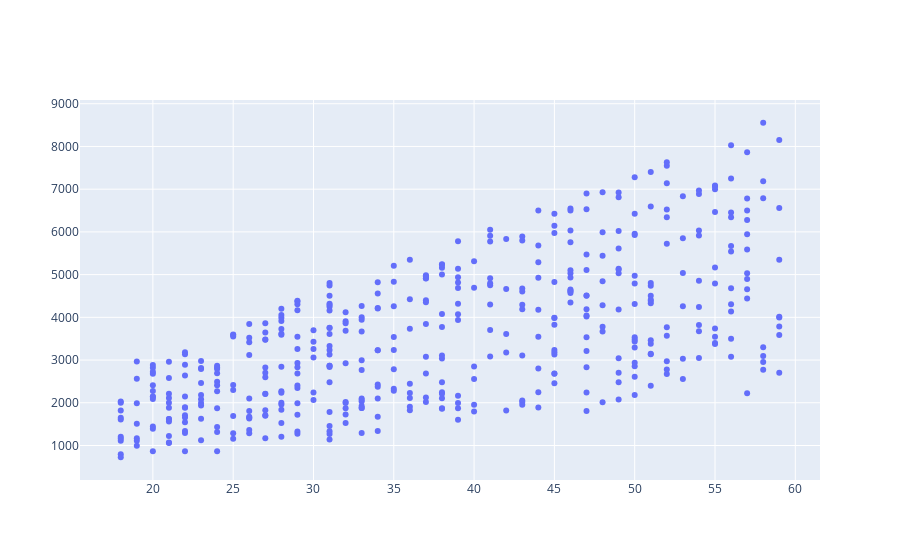

The cell this chart's notebook holds for it:
### Code cell
scatter = go.Scatter(x = df['user_age'],
          y = df['total_amount'],
                   mode ='markers')

fig = go.Figure(data = scatter)
iplot(fig)

### Figure 1 — Plotly figure (JSON) as saved in the notebook; plotly's stock layout.template omitted (floating-point values rounded to 4 significant figures; data arrays with more than 128 entries replaced by an {"elided": "..."} marker saying what was removed)
{"data": [{"mode": "markers", "type": "scatter", "x": {"elided": "451 int values"}, "y": {"elided": "451 int values"}}], "layout": {}}
